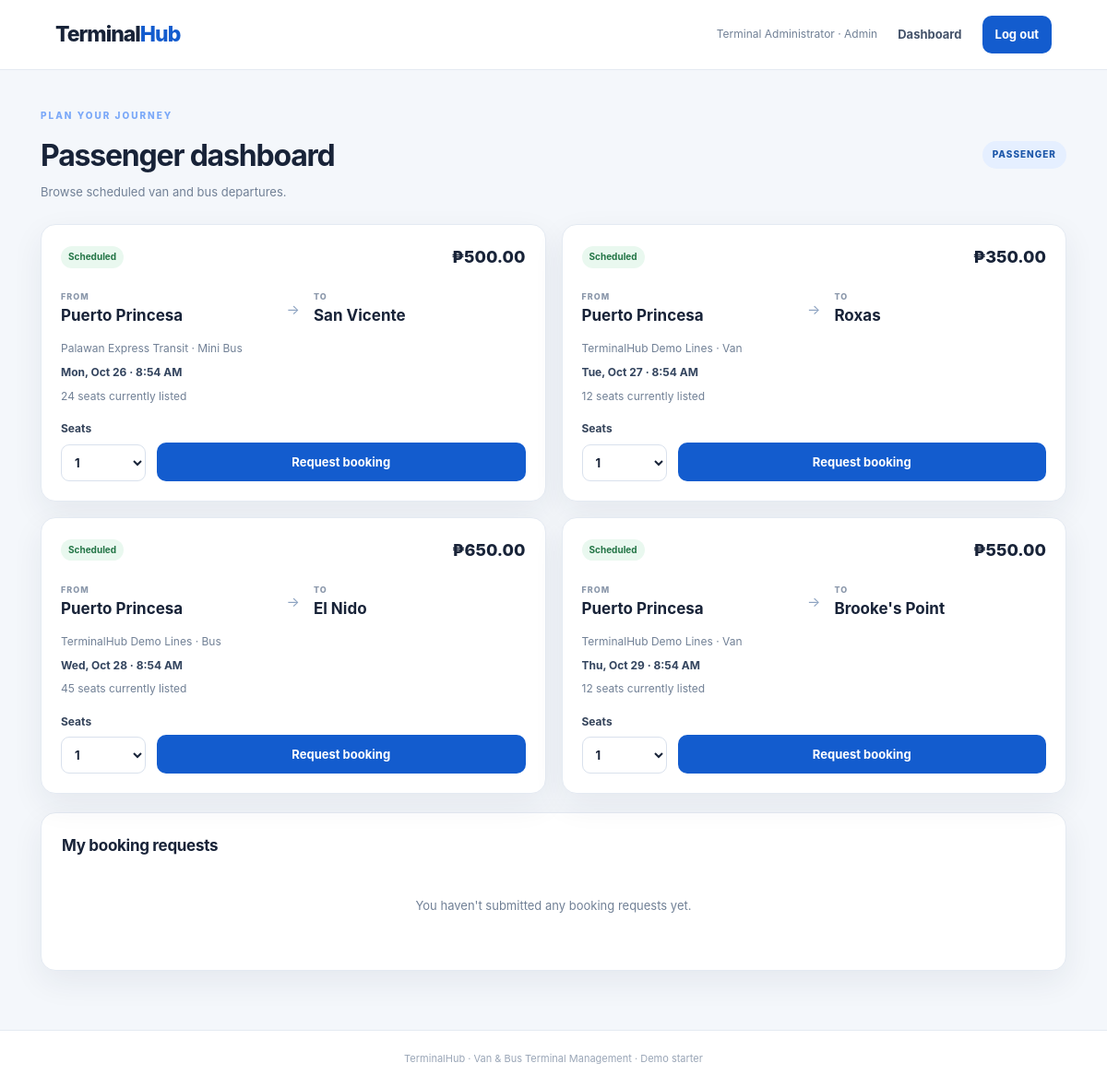
Page /TerminalHub_Van_Bus/passenger/index.php (signed in) on the committed database.
### tables this page shows
CREATE TABLE trips (
  id INT UNSIGNED AUTO_INCREMENT PRIMARY KEY,
  route_id INT UNSIGNED NOT NULL,
  vehicle_id INT UNSIGNED NOT NULL,
  departure_time DATETIME NOT NULL,
  arrival_time DATETIME NOT NULL,
  fare DECIMAL(10,2) NOT NULL DEFAULT 0,
  seats_available SMALLINT UNSIGNED NOT NULL DEFAULT 0,
  status ENUM('scheduled','boarding','departed','completed','cancelled') NOT NULL DEFAULT 'scheduled',
  created_at TIMESTAMP NOT NULL DEFAULT CURRENT_TIMESTAMP,
  CONSTRAINT fk_trip_route FOREIGN KEY (route_id) REFERENCES routes(id),
  CONSTRAINT fk_trip_vehicle FOREIGN KEY (vehicle_id) REFERENCES vehicles(id),
  INDEX idx_trip_departure (departure_time,status)
);

CREATE TABLE routes (
  id INT UNSIGNED AUTO_INCREMENT PRIMARY KEY,
  origin VARCHAR(120) NOT NULL,
  destination VARCHAR(120) NOT NULL,
  estimated_minutes SMALLINT UNSIGNED NOT NULL DEFAULT 60,
  created_at TIMESTAMP NOT NULL DEFAULT CURRENT_TIMESTAMP,
  UNIQUE KEY unique_route (origin,destination)
);

CREATE TABLE vehicles (
  id INT UNSIGNED AUTO_INCREMENT PRIMARY KEY,
  operator_name VARCHAR(120) NOT NULL,
  vehicle_type ENUM('Van','Bus','Mini Bus') NOT NULL,
  plate_number VARCHAR(30) NOT NULL UNIQUE,
  capacity SMALLINT UNSIGNED NOT NULL,
  created_at TIMESTAMP NOT NULL DEFAULT CURRENT_TIMESTAMP
);

### TerminalHub_Van_Bus/config.php (called while the page is built, shortened)
<?php
function db(): PDO {
    static $pdo = null;
    if ($pdo instanceof PDO) return $pdo;
    $dsn = 'mysql:host=' . DB_HOST . ';dbname=' . DB_NAME . ';charset=utf8mb4';
    $pdo = new PDO($dsn, DB_USER, DB_PASS, [
        PDO::ATTR_ERRMODE => PDO::ERRMODE_EXCEPTION,
        PDO::ATTR_DEFAULT_FETCH_MODE => PDO::FETCH_ASSOC,
        PDO::ATTR_EMULATE_PREPARES => false,
    ]);
    return $pdo;
}
function e(?string $value): string {
    return htmlspecialchars($value ?? '', ENT_QUOTES | ENT_SUBSTITUTE, 'UTF-8');
}

### TerminalHub_Van_Bus/passenger/index.php (the view, shortened to what this page needs)
<?php
$user = require_role('passenger','admin');
try {
  $trips = db()->query("SELECT t.id,t.departure_time,t.arrival_time,t.fare,t.seats_available,t.status,r.origin,r.destination,v.operator_name,v.vehicle_type FROM trips t JOIN routes r ON r.id=t.route_id JOIN vehicles v ON v.id=t.vehicle_id WHERE t.status='scheduled' AND t.departure_time > NOW() ORDER BY t.departure_time LIMIT 50")->fetchAll();
  $stmt = db()->prepare('SELECT b.id,b.seats,b.status,b.created_at,t.departure_time,r.origin,r.destination FROM bookings b JOIN trips t ON t.id=b.trip_id JOIN routes r ON r.id=t.route_id WHERE b.user_id=? ORDER BY b.created_at DESC LIMIT 10');
  $stmt->execute([$user['id']]); $bookings = $stmt->fetchAll();
} catch (PDOException $ex) { $trips = []; $bookings = []; $error = 'Database tables are not ready. Import database/terminalhub.sql.'; }
require __DIR__ . '/../includes/header.php';
?>
<div class="page-heading"><div><div class="eyebrow">PLAN YOUR JOURNEY</div><h1>Passenger dashboard</h1><p class="muted">Browse scheduled van and bus departures.</p></div><span class="role-pill">PASSENGER</span></div>
<section class="trip-grid">
<?php foreach ($trips as $t): ?><article class="trip-card"><div class="trip-top"><span class="status">Scheduled</span><span class="fare">₱<?= number_format((float)$t['fare'],2) ?></span></div><div class="trip-route"><div><small>FROM</small><strong><?= e($t['origin']) ?></strong></div><span class="route-arrow">→</span><div><small>TO</small><strong><?= e($t['destination']) ?></strong></div></div><p class="muted"><?= e($t['operator_name']) ?> · <?= e($t['vehicle_type']) ?></p><p class="trip-time"><?= e(date('D, M j · g:i A', strtotime($t['departure_time']))) ?></p><p class="muted small"><?= (int)$t['seats_available'] ?> seats currently listed</p>
<form method="post" class="booking-form"><input type="hidden" name="trip_id" value="<?= (int)$t['id'] ?>"><label>Seats<select name="seats"><?php for ($i=1;$i<=min(8,(int)$t['seats_available']);$i++): ?><option value="<?= $i ?>"><?= $i ?></option><?php endfor; ?></select></label><button class="button" type="submit" <?= (int)$t['seats_available'] < 1 ? 'disabled' : '' ?>>Request booking</button></form></article><?php endforeach; ?>
</section>
<section class="panel"><div class="panel-head"><h2>My booking requests</h2></div>
<?php if ($bookings): ?><div class="table-wrap"><table><thead><tr><th>Route</th><th>Departure</th><th>Seats</th><th>Status</th><th>Requested</th></tr></thead><tbody><?php foreach ($bookings as $b): ?><tr><td><?= e($b['origin']) ?> → <?= e($b['destination']) ?></td><td><?= e(date('M j, Y g:i A', strtotime($b['departure_time']))) ?></td><td><?= (int)$b['seats'] ?></td><td><span class="status"><?= e(ucfirst($b['status'])) ?></span></td><td><?= e(date('M j, Y', strtotime($b['created_at']))) ?></td></tr><?php endforeach; ?></tbody></table></div><?php else: ?><p class="empty">You haven't submitted any booking requests yet.</p><?php endif; ?></section>
<?php require __DIR__ . '/../includes/footer.php'; ?>

### TerminalHub_Van_Bus/assets/css/style.css (style rules this page uses)
:root { --bg:#f4f7fb;--surface:#fff;--ink:#182338;--muted:#718096;--line:#e4eaf2;--primary:#135cce;--primary-dark:#0d4195;--mint:#dcfce7;--shadow:0 12px 34px rgba(22,42,75,.07) }
* { box-sizing:border-box }
body { margin:0;background:var(--bg);color:var(--ink);font-family:Inter,ui-sans-serif,system-ui,-apple-system,"Segoe UI",sans-serif;font-size:15px;line-height:1.55 }
.eyebrow { font-size:10px;font-weight:850;letter-spacing:2px;color:#7aa8f8;margin-bottom:10px }
.button { border:0;border-radius:10px;background:var(--primary);color:#fff;text-decoration:none;font:inherit;font-weight:750;font-size:13px;padding:12px 17px;display:inline-flex;align-items:center;justify-content:center;cursor:pointer;transition:transform .15s,background .15s }
.feature,.panel,.stat-card,.trip-card,.auth-card { background:var(--surface);border:1px solid var(--line);border-radius:16px;box-shadow:var(--shadow) }
.feature p,.muted { color:var(--muted) }
.page-heading { display:flex;justify-content:space-between;align-items:center;gap:16px;margin:0 0 25px }
.page-heading h1,.auth-card h1 { margin:0;font-size:32px;letter-spacing:-1.2px }
.page-heading p { margin:5px 0 0;font-size:13px }
.role-pill { background:#e5efff;color:#1b56a8;padding:7px 11px;border-radius:99px;font-size:10px;font-weight:850;letter-spacing:1px }
.panel { margin-top:20px;padding:22px }
.panel-head { display:flex;align-items:center;justify-content:space-between;gap:14px;margin-bottom:16px }
.panel h2 { font-size:17px;margin:0;letter-spacing:-.3px }
.route-arrow { color:#8ca2c0 }
.small { font-size:11px }
.status { display:inline-block;border-radius:99px;background:#e9f8ef;color:#237546;padding:4px 8px;font-size:10px;font-weight:750;text-transform:capitalize }
.empty { text-align:center;color:var(--muted);padding:25px 10px;font-size:13px }
.stack label,.booking-form label { display:grid;gap:7px;font-size:12px;font-weight:750;color:#34435a }
input,select { width:100%;border:1px solid #d9e1ed;border-radius:9px;padding:12px;background:#fff;color:var(--ink);font:inherit;font-size:13px;outline:none }
.trip-grid { display:grid;grid-template-columns:repeat(2,minmax(0,1fr));gap:17px }
.trip-card { padding:21px }
.trip-top { display:flex;justify-content:space-between;align-items:center }
.fare { font-size:18px;font-weight:850 }
.trip-route { display:flex;align-items:center;gap:15px;margin:22px 0 14px }
.trip-route>div { min-width:0;flex:1 }
.trip-route small { display:block;color:#8a97aa;font-size:9px;font-weight:800;letter-spacing:1px }
.trip-route strong { font-size:17px;display:block;overflow-wrap:anywhere }
.trip-card p { font-size:12px;margin:7px 0 }
.trip-time { font-weight:750;color:#33445e }
.booking-form { display:flex;align-items:end;gap:12px;margin-top:17px }
.booking-form label { width:92px }
.booking-form select { padding:10px }
.booking-form .button { flex:1;padding:11px 10px }

### rows in the picture
trips: fare "500.00", route.origin "Puerto Princesa", route.destination "San Vicente", vehicle.operator_name "Palawan Express Transit", vehicle.vehicle_type "Mini Bus", departure_time "Mon, Oct 26 · 8:54 AM", seats_available "24"
trips: fare "350.00", route.origin "Puerto Princesa", route.destination "Roxas", vehicle.operator_name "TerminalHub Demo Lines", vehicle.vehicle_type "Van", departure_time "Tue, Oct 27 · 8:54 AM", seats_available "12"
trips: fare "650.00", route.origin "Puerto Princesa", route.destination "El Nido", vehicle.operator_name "TerminalHub Demo Lines", vehicle.vehicle_type "Bus", departure_time "Wed, Oct 28 · 8:54 AM", seats_available "45"
trips: fare "550.00", route.origin "Puerto Princesa", route.destination "Brooke's Point", vehicle.operator_name "TerminalHub Demo Lines", vehicle.vehicle_type "Van", departure_time "Thu, Oct 29 · 8:54 AM", seats_available "12"

### other values in the picture
$user['full_name'] "Terminal Administrator"
$user['role'] "Admin"
form field seats "1"
